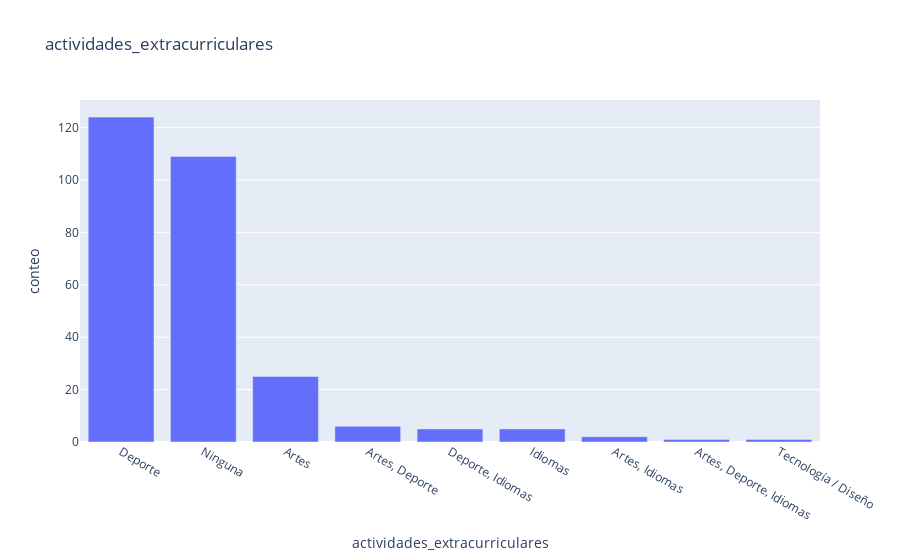

Notebook cell for this chart:
### Markdown cell above
### Actividades extracurriculares

### Code cell
eda.plot_barplots(df, ['actividades_extracurriculares'])

### Figure 1 — Plotly figure (JSON) as saved in the notebook; plotly's stock layout.template omitted (floating-point values rounded to 4 significant figures)
{"data": [{"hovertemplate": "actividades_extracurriculares=%{x}<br>conteo=%{y}<extra></extra>", "legendgroup": "", "marker": {"color": "#636efa", "pattern": {"shape": ""}}, "name": "", "orientation": "v", "showlegend": false, "textposition": "auto", "type": "bar", "x": ["Deporte", "Ninguna", "Artes", "Artes, Deporte", "Deporte, Idiomas", "Idiomas", "Artes, Idiomas", "Artes, Deporte, Idiomas", "Tecnología / Diseño"], "xaxis": "x", "y": [124, 109, 25, 6, 5, 5, 2, 1, 1], "yaxis": "y"}], "layout": {"barmode": "relative", "legend": {"tracegroupgap": 0}, "title": {"text": "actividades_extracurriculares"}, "xaxis": {"anchor": "y", "domain": [0, 1], "title": {"text": "actividades_extracurriculares"}}, "yaxis": {"anchor": "x", "domain": [0, 1], "title": {"text": "conteo"}}}}
